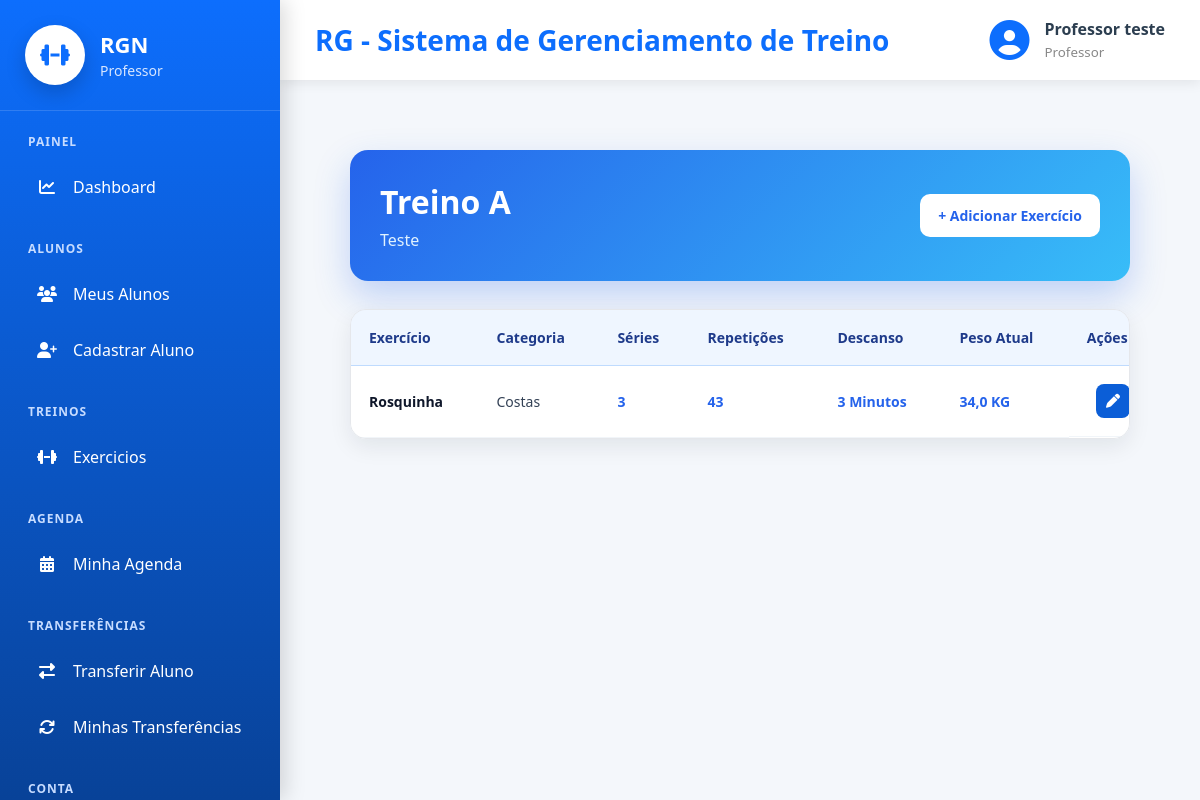
The page /exercicios/treino/6/ (signed in) on the database its author committed.
### cadastros/models.py (models this page shows, shortened)
class Auditoria(models.Model):
    cadastrado_em = models.DateTimeField(auto_now_add=True, verbose_name="Cadastrado em")
    atualizado_em = models.DateTimeField(auto_now=True, verbose_name="Atualizado em")
    class Meta:
        abstract = True

class Pessoa(Auditoria):
    TIPO_CHOICES = [
        ('ALUNO', 'Aluno'),
        ('PROFESSOR', 'Professor')
    ]
    SEXO_CHOICES = [
        ('M', 'Masculino'),
        ('F', 'Feminino'),
        ('O', 'Outro'),
    ]
    NIVEL_CHOICES = [
        (1, 'Iniciante'),
        (2, 'Intermediário'),
        (3, 'Avançado'),
    ]
    tipo = models.CharField(max_length=20, choices=TIPO_CHOICES, verbose_name="Tipo de Pessoa")
    nome = models.CharField(max_length=50, verbose_name="Nome")
    idade = models.IntegerField(verbose_name="Idade", null=True, blank=True)
    cpf = models.CharField(max_length=11, unique=True, verbose_name="CPF")
    telefone = models.CharField(max_length=15, verbose_name="Telefone")
    objetivo = models.TextField(verbose_name="Objetivo", null=True, blank=True)
    sexo = models.CharField(max_length=20, choices=SEXO_CHOICES, verbose_name="Sexo", null=True, blank=True)
    nivel = models.IntegerField(choices=NIVEL_CHOICES, verbose_name="Nível", null=True, blank=True)
    cidade = models.ForeignKey(Cidade, on_delete=models.PROTECT)
    professor = models.ForeignKey("self", on_delete=models.PROTECT, related_name="alunos", limit_choices_to={"tipo": "PROFESSOR"}, null=True, blank=True)
    usuario = models.OneToOneField("auth.User", on_delete=models.CASCADE, related_name="pessoa_usuario")

### exercicio/models.py (models this page shows, shortened)
class Treino(Auditoria):
    aluno = models.ForeignKey(Pessoa, on_delete=models.PROTECT, related_name="Treinos")
    nome_treino = models.CharField(max_length=20, verbose_name="Nome do Treino")
    data_inicio = models.DateField(verbose_name="Data de Inicio")
    data_fim = models.DateField(verbose_name="Data de Encerramento")
    descricao = models.CharField(max_length=100, verbose_name="Descrição")
    cadastrado_por = models.ForeignKey(Pessoa, on_delete=models.PROTECT)

class ExercicioTreino(Auditoria):
    treino = models.ForeignKey(Treino, on_delete=models.PROTECT, related_name="exercicio_do_treino")
    exercicio = models.ForeignKey(Exercicio, on_delete=models.PROTECT)
    series = models.IntegerField(verbose_name="Séries")
    repeticoes = models.IntegerField(verbose_name="Repetições")
    descanso = models.IntegerField(verbose_name="Descanso")
    peso_atual = models.FloatField(verbose_name="Peso Atual")
    cadastrado_por = models.ForeignKey(Pessoa, on_delete=models.PROTECT)

class Exercicio(Auditoria):
    nome = models.CharField(max_length=100, verbose_name="Nome do Exercicio")
    categoria = models.ForeignKey(Categoria, on_delete=models.PROTECT)
    descricao = models.CharField(max_length=150, verbose_name="Descrição")
    cadastrado_por = models.ForeignKey(Pessoa, on_delete=models.PROTECT)

class Categoria(Auditoria):
    nome = models.CharField(max_length=100, verbose_name="Categoria")

### exercicio/views.py (the view)
# urls.py: path('treino/<int:pk>/', TreinoDetail.as_view(), name='detalhe-treino'),
class TreinoDetail(LoginRequiredMixin, GroupRequiredMixin, DetailView):
    model = Treino
    template_name = 'detalhe_treino.html'
    context_object_name = 'treino'
    group_required = ["Professor", "Administrador"]
    def get_context_data(self, **kwargs):
        context = super().get_context_data(**kwargs)
        context['exercicios_treino'] = ExercicioTreino.objects.filter(
            treino=self.object
        ).select_related('exercicio', 'exercicio__categoria')
        return context

### exercicio/templates/detalhe_treino.html (shortened to what this page needs)
{% extends 'modelo.html' %}
{% load static %}
{% block css %}
<link rel="stylesheet" href="{% static 'css/paginas/modelo.css' %}">
<link rel="stylesheet" href="{% static 'css/exercicio/detalhe_treino.css' %}">
{% endblock %}
{% block main %}
<div class="list-container">
    <div class="list-header">
        <div>
            <h2>{{ treino.nome_treino }}</h2>
            <p>{{ treino.descricao }}</p>
        </div>
        <a href="{% url 'cadastrar-exercicioTreino' treino.id %}" class="btn-novo">
            + Adicionar Exercício
        </a>
    </div>
    <div class="table-container">
        <table class="table-list">
            <thead>
                <tr>
                    <th>Exercício</th>
                    <th>Categoria</th>
                    <th>Séries</th>
                    <th>Repetições</th>
                    <th>Descanso</th>
                    <th>Peso Atual</th>
                    <th>Ações</th>
                </tr>
            </thead>
            <tbody>
                {% for item in exercicios_treino %}
                <tr>
                    <td>{{ item.exercicio.nome }}</td>
                    <td>{{ item.exercicio.categoria.nome }}</td>
                    <td>{{ item.series }}</td>
                    <td>{{ item.repeticoes }}</td>
                    <td>{{ item.descanso }} Minutos</td>
                    <td>{{ item.peso_atual }} KG</td>
                    <td class="acoes">
                        <a href="{% url 'editar-exercicioTreino' item.id %}"
                            class="btn-editar">
                            <i class="fas fa-pen"></i>
                        </a>
                    </td>
                </tr>
                {% empty %}
                <tr>
                    <td colspan="6" class="sem-registro">
                        Nenhum exercício adicionado neste treino.
                    </td>
                </tr>
                {% endfor %}
            </tbody>
        </table>
    </div>
</div>
{% endblock %}

### paginas/templates/modelo.html (shortened to what this page needs)
{% load static %}
<!DOCTYPE html>
<html lang="pt-br">
<head>
    <link rel="stylesheet" href="{% static 'css/paginas/modelo.css' %}">
    <link rel="stylesheet" href="{% static 'css/paginas/menu.css' %}">
    <link rel="stylesheet" href="{% static 'css/paginas/dashboard/dashboard_admin.css' %}">
    <link rel="stylesheet" href="{% static 'css/paginas/dashboard/dashboard_aluno.css' %}">
    <link rel="stylesheet" href="{% static 'css/paginas/dashboard/dashboard_professor.css' %}">
    <link rel="stylesheet"
          href="https://cdnjs.cloudflare.com/ajax/libs/font-awesome/6.7.2/css/all.min.css">
    {% block css %}
    {% endblock %}
</head>
<body>
<div class="layout">
    {% if request.user.is_authenticated %}
        {% if is_admin %}
            {% include 'menus/menu_admin.html' %}
        {% elif is_professor %}
            {% include 'menus/menu_professor.html' %}
        {% elif is_aluno %}
            {% include 'menus/menu_aluno.html' %}
        {% endif %}
    {% endif %}
    <div class="main-area">
        <header class="topbar">
            <div class="titulo">
                <h2>
                    {% block titulo %}
                        RG - Sistema de Gerenciamento de Treino
                    {% endblock %}
                </h2>
            </div>
            {% if request.user.is_authenticated %}
            <div class="usuario">
                <i class="fas fa-circle-user"></i>
                <div>
                    <strong>
                        {{ request.user.pessoa_usuario.nome }}
                    </strong>
                    <small>
                        {% if is_admin %}
                            Administrador
                        {% elif is_professor %}
                            Professor
                        {% elif is_aluno %}
                            Aluno
                        {% endif %}
                    </small>
                </div>
            </div>
            {% endif %}
        </header>
        <main class="conteudo">
            {% block main %}
            {% endblock %}
        </main>
    </div>
</div>
</body>
</html>

### static/css/paginas/modelo.css (style rules this page uses)
* { margin:0; padding:0; box-sizing:border-box; font-family:"Segoe UI",sans-serif; }
body { background:#f4f7fb; color:#2c3e50; }
.layout { display:flex; min-height:100vh; }
.main-area { margin-left:280px; width:calc(100% - 280px); display:flex; flex-direction:column; }
.topbar { height:80px; background:white; display:flex; justify-content:space-between; align-items:center; padding:0 35px; box-shadow:0 3px 12px rgba(0,0,0,.08); }
.titulo h2 { color:#0d6efd; font-size:28px; }
.usuario { display:flex; align-items:center; gap:15px; }
.usuario i { font-size:40px; color:#0d6efd; }
.usuario strong { display:block; font-size:16px; }
.usuario small { color:#888; }
.conteudo { flex:1; padding:35px; }

### static/css/paginas/dashboard/dashboard_admin.css (style rules this page uses)
* { margin:0; padding:0; box-sizing:border-box; }

### static/css/exercicio/detalhe_treino.css (style rules this page uses)
.list-container { padding: 35px; }
.list-header { background: linear-gradient(135deg, #2563eb, #38bdf8); color: #ffffff; border-radius: 18px; padding: 30px; margin-bottom: 28px; display: flex; justify-content: space-between; align-items: center; box-shadow: 0 15px 35px rgba(37, 99, 235, 0.25); }
.list-header h2 { font-size: 32px; margin-bottom: 6px; }
.list-header p { color: #e0f2fe; }
.btn-novo { text-decoration: none; background: #ffffff; color: #2563eb; padding: 12px 18px; border-radius: 10px; font-weight: 700; font-size: 14px; transition: 0.25s; }
.table-container { background: #ffffff; border-radius: 16px; overflow-x: auto; border: 1px solid #e5e7eb; box-shadow: 0 8px 22px rgba(15, 23, 42, 0.08); }
.table-list { width: 100%; border-collapse: collapse; min-width: 850px; }
.table-list thead { background: #eff6ff; }
.table-list th { color: #1e3a8a; font-size: 14px; text-align: left; padding: 18px; border-bottom: 1px solid #bfdbfe; }
.table-list td { color: #334155; font-size: 14px; padding: 18px; border-bottom: 1px solid #f1f5f9; }
.table-list tbody tr { transition: 0.2s; }
.table-list td:nth-child(3), .table-list td:nth-child(4), .table-list td:nth-child(5), .table-list td:nth-child(6) { font-weight: 700; color: #2563eb; }
.table-list td:first-child { font-weight: 700; color: #0f172a; }
.acoes { display:flex; justify-content:center; gap:10px; }
.btn-editar, .btn-excluir { width:34px; height:34px; display:flex; align-items:center; justify-content:center; border-radius:8px; color:#fff; text-decoration:none; transition:.25s; }
.btn-editar { background:#0B5ED7; }

### rows shown on the page
Treino: nome_treino "Treino A", descricao "Teste"
ExercicioTreino: exercicio.nome "Rosquinha", exercicio.categoria.nome "Costas", series "3", repeticoes "43", descanso "3", peso_atual "34,0"

### other values the page prints
{{ request.user.pessoa_usuario.nome }} "Professor teste"
